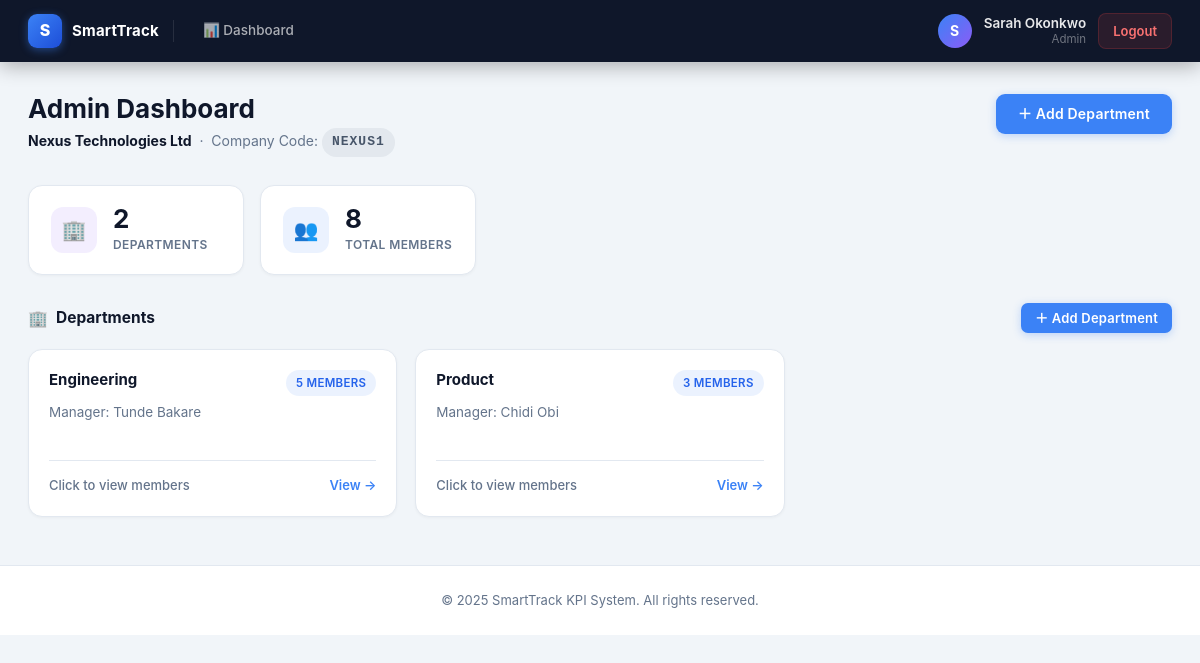
The page /admin/dashboard (signed in) on the database its author committed.
### tables this page shows
CREATE TABLE users (
            id            INTEGER PRIMARY KEY AUTOINCREMENT,
            username      TEXT UNIQUE NOT NULL,
            password      TEXT NOT NULL,
            full_name     TEXT NOT NULL,
            role          TEXT NOT NULL CHECK(role IN ('admin','manager','employee')),
            department_id INTEGER REFERENCES departments(id),
            company_id    INTEGER NOT NULL REFERENCES companies(id)
        );

CREATE TABLE companies (
            id         INTEGER PRIMARY KEY AUTOINCREMENT,
            name       TEXT NOT NULL,
            code       TEXT UNIQUE NOT NULL
        );

CREATE TABLE departments (
            id         INTEGER PRIMARY KEY AUTOINCREMENT,
            name       TEXT NOT NULL,
            company_id INTEGER REFERENCES companies(id)
        );

### app.py (the view)
@app.get("/admin/dashboard", response_class=HTMLResponse)
def admin_dashboard(request: Request):
    user = require_role(request, "admin")
    conn = get_conn()
    company = conn.execute("SELECT * FROM companies WHERE id=?",
                            (user["company_id"],)).fetchone()
    departments = conn.execute(
        "SELECT d.*, "
        "(SELECT COUNT(*) FROM users WHERE department_id=d.id) as member_count, "
        "(SELECT full_name FROM users WHERE department_id=d.id AND role='manager' LIMIT 1) as manager_name "
        "FROM departments d WHERE d.company_id=?",
        (user["company_id"],)
    ).fetchall()
    conn.close()
    return templates.TemplateResponse("admin.html",
                                      {"request": request, "user": user,
                                       "company": company, "departments": departments})

### templates/admin.html (shortened to what this page needs)
{% extends "base.html" %}
{% block content %}
{% set ns = namespace(total_members=0) %}
{% for dept in departments %}
    {% set ns.total_members = ns.total_members + dept['member_count'] %}
{% endfor %}
<div class="page-header">
    <div>
        <h1 class="page-header-title">Admin Dashboard</h1>
        <p class="page-header-subtitle">
            <strong>{{ company['name'] }}</strong>
            &nbsp;·&nbsp; Company Code:
            <span class="badge badge-gray" style="font-size:13px; font-family:monospace; letter-spacing:1px; vertical-align:middle; padding:4px 10px;">{{ company['code'] }}</span>
        </p>
    </div>
    <div class="page-header-actions">
        <a href="/admin/add-department"><button>＋ Add Department</button></a>
    </div>
</div>
<div class="stats-grid">
    <div class="stat-card">
        <div class="stat-icon si-purple">🏢</div>
        <div>
            <div class="stat-value">{{ departments | length }}</div>
            <div class="stat-label">Departments</div>
        </div>
    </div>
    <div class="stat-card">
        <div class="stat-icon si-blue">👥</div>
        <div>
            <div class="stat-value">{{ ns.total_members }}</div>
            <div class="stat-label">Total Members</div>
        </div>
    </div>
</div>
<div class="section-header">
    <h2 class="section-title"><span class="section-icon">🏢</span> Departments</h2>
    <a href="/admin/add-department" class="btn btn-sm">＋ Add Department</a>
</div>
{% if departments %}
<div class="project-grid">
    {% for dept in departments %}
    <a class="project-card" href="/admin/department/{{ dept['id'] }}">
        <div class="project-card-top">
            <h3 class="project-card-name">{{ dept['name'] }}</h3>
            <span class="badge badge-primary">{{ dept['member_count'] }} member{{ 's' if dept['member_count'] != 1 }}</span>
        </div>
        <p class="project-card-desc">
            {% if dept['manager_name'] %}
            Manager: {{ dept['manager_name'] }}
            {% else %}
            No manager assigned yet.
            {% endif %}
        </p>
        <div class="project-card-footer">
            <span class="project-meta">Click to view members</span>
            <span class="project-arrow">View →</span>
        </div>
    </a>
    {% endfor %}
</div>
{% else %}
<div class="empty-state">
    <span class="empty-icon">🏢</span>
    <h4>No departments yet</h4>
    <p>Add your first department to start organising your company.</p>
</div>
{% endif %}
{% endblock %}

### templates/base.html (shortened to what this page needs)
<!DOCTYPE html>
<html lang="en">
<head>
    <link rel="stylesheet" href="{{ url_for('static', path='style.css') }}?v=20">
</head>
<body class="{% block body_class %}{% endblock %}">
    {% set auth_paths = ['/', '/login', '/register', '/signup'] %}
    {% if request.url.path not in auth_paths %}
    <nav class="navbar">
        <div class="navbar-brand">
            <div class="navbar-logo">S</div>
            <span class="navbar-title">SmartTrack</span>
        </div>
        <div class="navbar-links">
            {% if request.session.get('user_id') and user %}
            <a href="/{{ user['role'] }}/dashboard">
                📊 Dashboard
            </a>
            {% endif %}
        </div>
        <div class="navbar-user">
            {% if request.session.get('user_id') and user %}
            <div class="user-avatar">{{ user['full_name'][0] | upper if user['full_name'] else 'U' }}</div>
            <div class="user-info">
                <div class="user-name-text">{{ user['full_name'] }}</div>
                <div class="user-role-text">{{ user['role'] | title }}</div>
            </div>
            <a href="/logout" class="btn-logout">Logout</a>
            {% endif %}
        </div>
    </nav>
    {% endif %}
    <main>
        {% block content %}{% endblock %}
    </main>
    {% if request.url.path not in auth_paths %}
    <footer>
        <p>&copy; 2025 SmartTrack KPI System. All rights reserved.</p>
    </footer>
    {% endif %}
</body>
</html>

### rows shown on the page
users: full_name "S", full_name "Sarah Okonkwo", role "Admin"
companies: name "Nexus Technologies Ltd", code "NEXUS1"
departments: name "Engineering", member_count "5", member_count "S", manager_name "Tunde Bakare"
departments: name "Product", member_count "3", member_count "S", manager_name "Chidi Obi"

### other values the page prints
{{ departments | length }} "2"
{{ ns.total_members }} "8"
